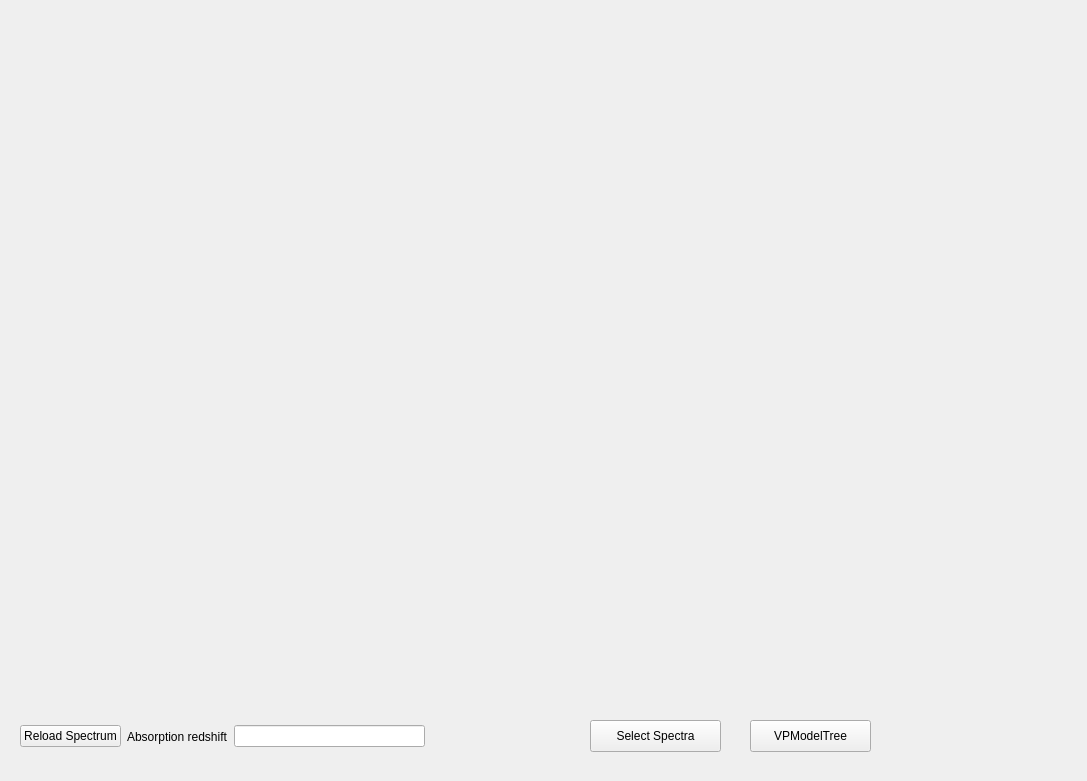
<?xml version="1.0" encoding="UTF-8"?>
<ui version="4.0">
 <class>Dialog</class>
 <widget class="QDialog" name="Dialog">
  <property name="geometry">
   <rect>
    <x>0</x>
    <y>0</y>
    <width>1087</width>
    <height>781</height>
   </rect>
  </property>
  <property name="windowTitle">
   <string>Dialog</string>
  </property>
  <widget class="QWidget" name="plotWindow" native="true">
   <property name="geometry">
    <rect>
     <x>20</x>
     <y>10</y>
     <width>1041</width>
     <height>701</height>
    </rect>
   </property>
   <property name="sizePolicy">
    <sizepolicy hsizetype="MinimumExpanding" vsizetype="MinimumExpanding">
     <horstretch>0</horstretch>
     <verstretch>0</verstretch>
    </sizepolicy>
   </property>
   <layout class="QVBoxLayout" name="plotLayout"/>
  </widget>
  <widget class="QPushButton" name="SpectraSelectionPushButton">
   <property name="geometry">
    <rect>
     <x>590</x>
     <y>720</y>
     <width>131</width>
     <height>32</height>
    </rect>
   </property>
   <property name="text">
    <string>Select Spectra</string>
   </property>
   <property name="autoDefault">
    <bool>false</bool>
   </property>
  </widget>
  <widget class="QWidget" name="layoutWidget">
   <property name="geometry">
    <rect>
     <x>20</x>
     <y>720</y>
     <width>405</width>
     <height>33</height>
    </rect>
   </property>
   <layout class="QHBoxLayout" name="horizontalLayout">
    <item>
     <widget class="QPushButton" name="reloadPushButton">
      <property name="text">
       <string>Reload Spectrum</string>
      </property>
      <property name="autoDefault">
       <bool>false</bool>
      </property>
     </widget>
    </item>
    <item>
     <widget class="QLabel" name="redshiftLabel">
      <property name="text">
       <string>Absorption redshift</string>
      </property>
     </widget>
    </item>
    <item>
     <widget class="QLineEdit" name="redshiftEdit"/>
    </item>
   </layout>
  </widget>
  <widget class="QPushButton" name="vpTreePushButton">
   <property name="geometry">
    <rect>
     <x>750</x>
     <y>720</y>
     <width>121</width>
     <height>32</height>
    </rect>
   </property>
   <property name="text">
    <string>VPModelTree</string>
   </property>
   <property name="autoDefault">
    <bool>false</bool>
   </property>
  </widget>
 </widget>
 <resources/>
 <connections/>
</ui>
